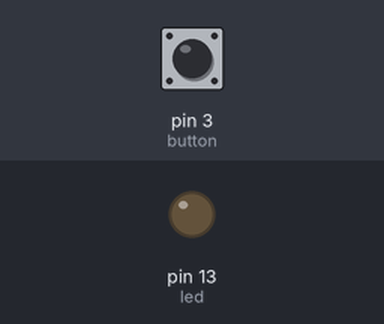
Simulated run of this sketch. Board: Arduino Uno, built with avr-gcc and run on an emulated ATmega328P. Parts: output pins drawn as LEDs (lit = HIGH). Inputs (shaded band) come from the test bench; at power-on: pin 3 (button) LOW.

Above: at 1.2 s.
1.3 s: pin 3 (button) pulled HIGH for 0.15 s
At 1.37 s:
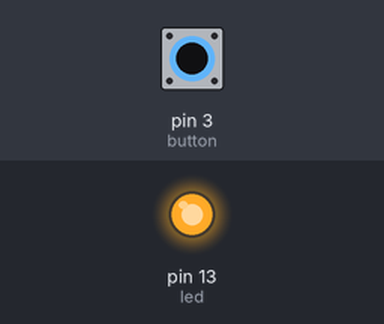
2.9 s: pin 3 (button) pulled HIGH for 3.2 s
At 6.4 s:
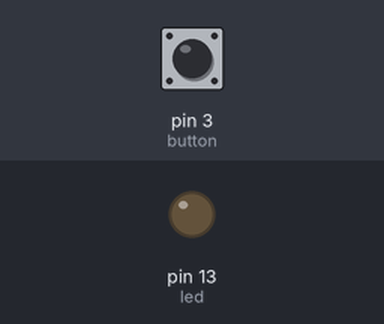
Timing chart, 0 to 7.9 s (numbered marks = the images above; inputs shaded):
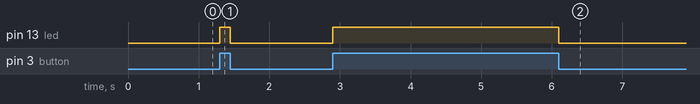

Measured:
- after the input at 1.3 s, pin 13 (led): LOW → HIGH at once, → LOW 0.15 s later
- after the input at 2.9 s, pin 13 (led): LOW → HIGH at once, → LOW 3.2 s later

The sketch:

Button_led_uygulamasi.ino
```cpp
#define led 13
#define button 3
boolean btn_durum;

void setup(){
  Serial.begin(9600);
  pinMode(led, OUTPUT);
  pinMode(button, INPUT);
}

void loop(){
  btn_durum = (digitalRead(button));

  if(btn_durum==1){
    digitalWrite(led, 1);
  }
  else {
    digitalWrite(led, 0);
  }

}
```
